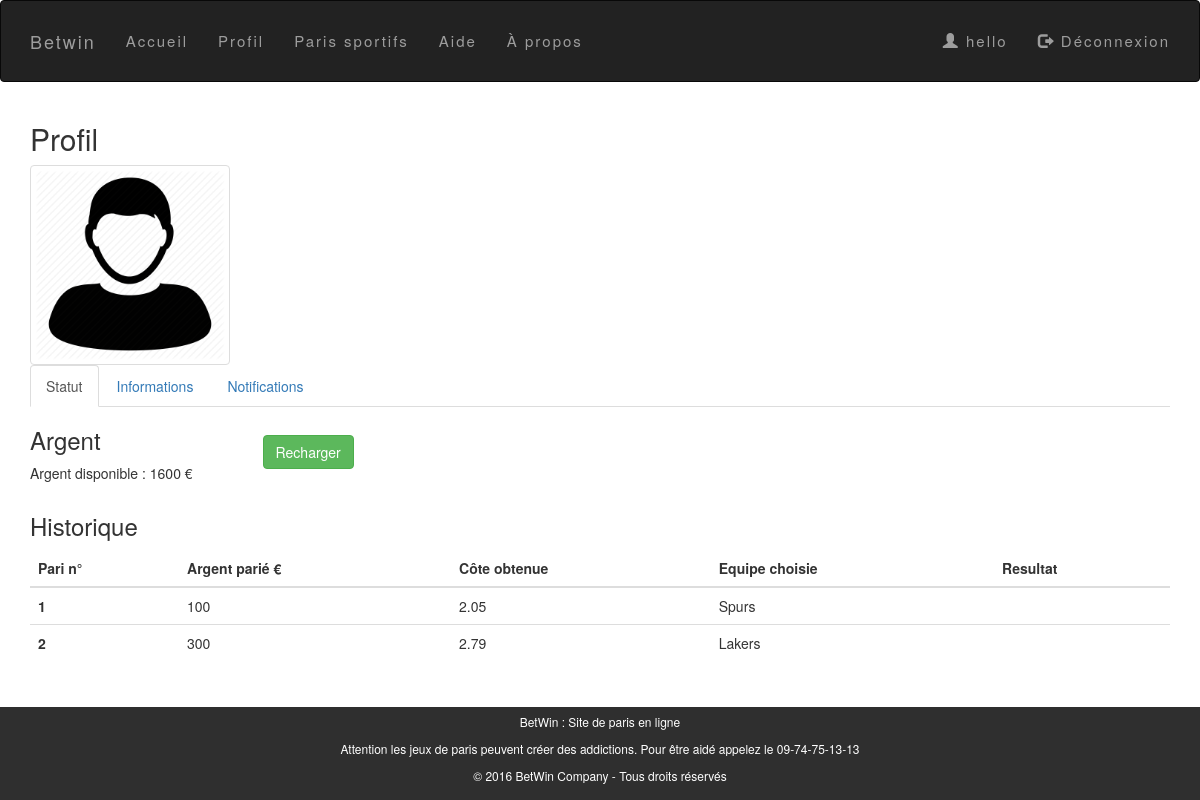
Screenshot of /profile.php (signed in) with the database file from the repository.
### tables this page shows
CREATE TABLE `users` (
  `id` int(11) NOT NULL,
  `username` varchar(255) NOT NULL,
  `password` varchar(255) NOT NULL,
  `firstname` varchar(255) NOT NULL,
  `lastname` varchar(255) NOT NULL,
  `address` varchar(255) NOT NULL,
  `email` varchar(255) NOT NULL,
  `money` int(11) NOT NULL,
  `gender` varchar(8) NOT NULL
);

CREATE TABLE `bets` (
  `id_users` int(11) NOT NULL,
  `id_events` int(11) NOT NULL,
  `betting_money` int(11) NOT NULL,
  `odds` float NOT NULL,
  `which_team` varchar(255) NOT NULL,
  `result` varchar(255) NOT NULL
);

### public/profile.php (called while the page is built, shortened)
<?php
  include_once(DIR_ROOT . 'app/controller/profile.php');

### app/model/profile_load.php (called while the page is built)
<?php
function profile_load($username) {
  global $db;
  $response = mysqli_query( $db, "SELECT * FROM users WHERE username='$username'" );
  $row = mysqli_fetch_assoc($response);
  return $row;
}

### app/model/db_users_get_id.php (called while the page is built)
<?php
function db_users_get_id($username) {
  global $db;
  $response = mysqli_query( $db, "SELECT id AS result FROM users WHERE username='$username'" );
  $row = mysqli_fetch_assoc($response);
  return $row['result'];
}

### app/model/profile_load_history.php (called while the page is built)
<?php
function profile_load_history($user_id) {
  global $db;
  $response = mysqli_query( $db, "SELECT * FROM bets WHERE id_users='$user_id'" );
  return $response;
}

### app/view/profile_history.php (the view, shortened to what this page needs)
<?php
  if (mysqli_num_rows($history) != 0) {
    $i = 1;
    echo '<table class="table">';
    echo '
          <thead>
          <tr>
            <th>Pari n°</th>
            <th>Argent parié €</th>
            <th>Côte obtenue</th>
            <th>Equipe choisie</th>
            <th>Resultat</th>
          </tr>
        </thead>
        ';
    echo '<tbody>';
    while ($history_row = mysqli_fetch_assoc($history)) {
      echo '<tr>';
      echo '<th scope="row">'.$i.'</th>';
      echo '<td>'.$history_row['betting_money'].'</td>';
      echo '<td>'.$history_row['odds'].'</td>';
      echo '<td>'.$history_row['which_team'].'</td>';
      echo '<td>'.$history_row['result'].'</td>';
      echo '</tr>';
      $i++;
    }
    echo '</tbody>';
    echo '</table>';
  }
  else {
    echo '<p>Historique vide pour le moment. Aller parier sur des évènements!</p>';
    mysqli_free_result($history);
  }

### app/view/profile.php (shortened to what this page needs)
<!DOCTYPE html>
<html>
  <head>
    <link rel="stylesheet" href="https://maxcdn.bootstrapcdn.com/bootstrap/3.3.6/css/bootstrap.min.css">
    <?php echo '<link rel="stylesheet" href="' . WEBSITE_ROOT . 'public/css/component/navbar.css">'; ?>
    <?php echo '<link rel="stylesheet" href="' . WEBSITE_ROOT . 'public/css/component/footer.css">'; ?>
    <?php echo '<link rel="stylesheet" href="' . WEBSITE_ROOT . 'public/css/profile.css">'; ?>
  </head>
  <body>
    <?php  include_once(DIR_ROOT . 'app/view/component/navbar.php'); ?>
    <div class="container">
        <?php
        if($authenticated) {
        ?>
        <h2>Profil</h2>
        <?php echo '<img src="' . $profile_picture_path . '" class="img-thumbnail" alt="Profile Picture" height="200" width="200">'; ?>
        <ul class="nav nav-tabs">
          <li class="active"><a data-toggle="tab" href="#status">Statut</a></li>
          <li><a data-toggle="tab" href="#informations">Informations</a></li>
          <li><a data-toggle="tab" href="#notifications">Notifications</a></li>
        </ul>
        <div class="tab-content">
          <div id="status" class="tab-pane fade in active">
            <div id="money" class="row">
              <div class="col-sm-12">
                <div class="clearfix">
                  <div id="money_data" class="pull-left">
                    <h3>Argent</h3>
                    <p>
                      Argent disponible : <span id="money_current"> <?php echo $profile_data['money'] ?> € </span>
                    </p>
                  </div>
                  <input type="button" id="money_form_show" class="btn btn-success" value="Recharger">
                </div>
              </div>
            </div>
            <div id="history" class="row">
              <div class="col-sm-12">
                <h3>Historique</h3>
                <?php  include_once(DIR_ROOT . 'app/view/profile_history.php'); ?>
              </div>
            </div>
          </div>
        <?php }
         else {
           echo
           '<p> Vous n\'êtes pas connecté! Accédez à la page de connection ici : </p>
            <a href="' . WEBSITE_ROOT . 'public/login.php' . '">Betwin Login</a>';
        }
        ?>
      </div>
    </div>
      <?php include_once(DIR_ROOT . 'app/view/component/footer.php'); ?>
  </body>
</html>

### public/css/component/footer.css (style rules this page uses)
html { position: relative; min-height: 100%; }
body { margin-bottom: 100px; }

### public/css/profile.css (style rules this page uses)
#money_form_show { margin-top: 2em; margin-left: 5em; }
.clearfix:after { //to prevent collapsing parents content: " "; display: block; height: 0; clear: both; }

### rows the page displays
users: gender (placeholder picture), money "1600"
bets: betting_money "100", odds "2.05", which_team "Spurs"
bets: betting_money "300", odds "2.79", which_team "Lakers"

### other values shown
$_SESSION['username'] "hello"
